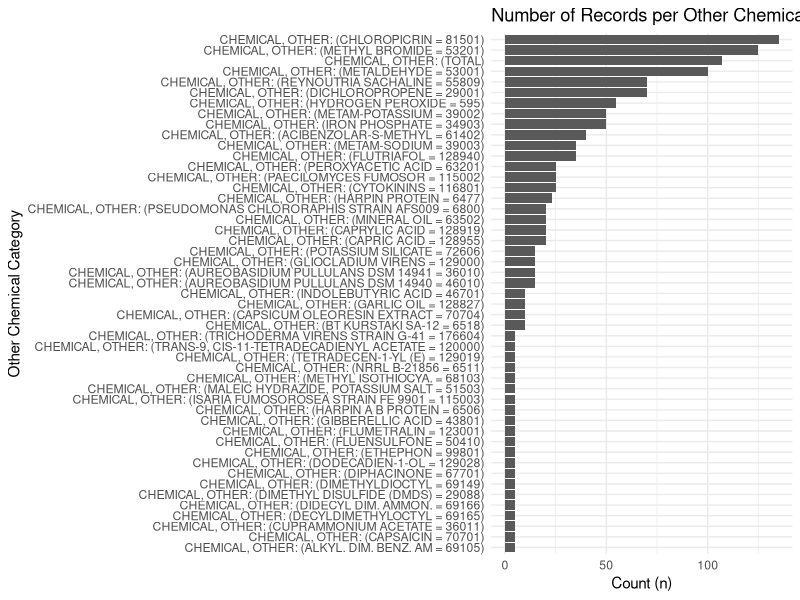
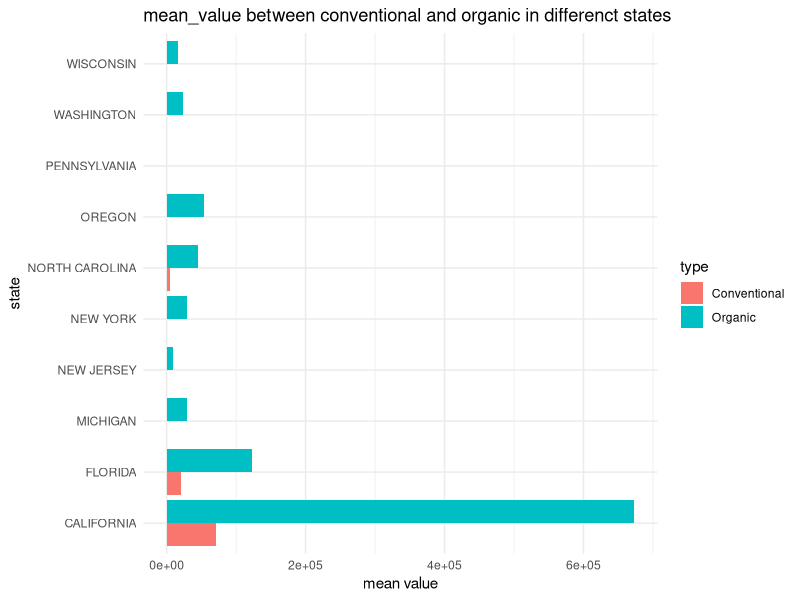
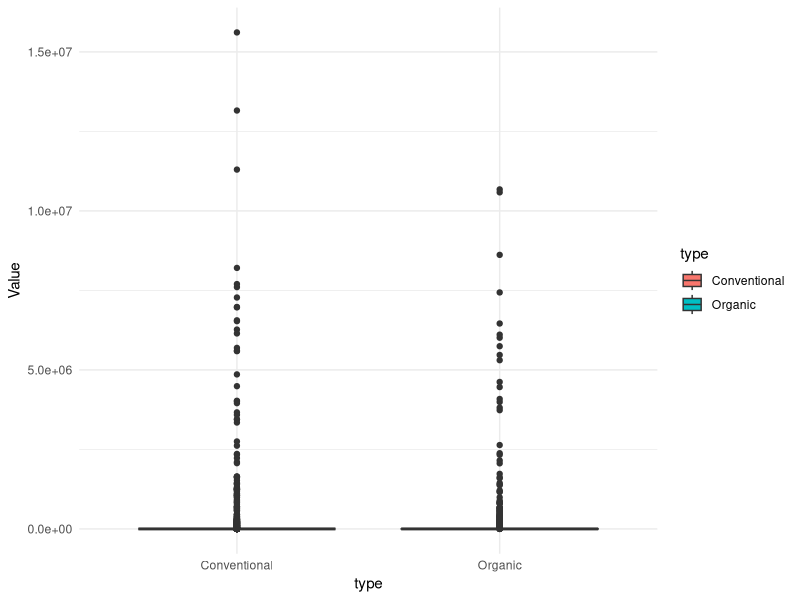

The R script that drew these images, in order:
## ---- chunk 1
library(tidyverse)
df<- read_csv("strawberry raw.csv")
str(df)
df<- df %>% 
  select(where(~!all(is.na(.)))) |> #delete columns with all NA
  select(where(~ n_distinct(.,na.rm = TRUE)>1) ) |>#delete columns with single value, which means no information provided in comparing
  mutate(Year = as.integer(Year),
         Value = str_replace_all(Value, ",", ""),
         Value = as.numeric(Value),
         State = as.factor(State),
         Domain = as.factor(Domain),
         `Domain Category` = as.factor(`Domain Category`)) 
other<- df|> #find those use other chemicals
  filter(Domain == "CHEMICAL, OTHER")
other_che<- other|> #inside the other chemical, group by different other chemicals
  group_by(`Domain Category`)|>
  summarise(mean_value = mean(Value, na.rm = TRUE),
            sd_value = sd(Value, na.rm = TRUE),
            n=n())
view(other_che)
ggplot(other_che,
       aes(x = reorder(`Domain Category`, n),
           y = n)) +
  geom_col() +
  coord_flip() +
  labs(
    title = "Number of Records per Other Chemical Category",
    x = "Other Chemical Category",
    y = "Count (n)") +
  theme_minimal()
df<- df|> #detect whether it's conventional or organic
  mutate(type = case_when(
    str_detect(Domain,"CHEMICAL") ~ "Conventional",
    !str_detect(Domain,"CHEMICAL") ~ "Organic"
  )
  )
organic_vs_convention<- df|>
  group_by(State, type)|>
  summarise(
    mean_value = mean(Value, na.rm = TRUE),
    sd_value = sd(Value, na.rm = TRUE),
    n = n()
  ) |>
  arrange(mean_value)
ggplot(organic_vs_convention,aes(State,mean_value,fill = type))+
  geom_col(position = "dodge")+
  coord_flip()+
  labs(title = "mean_value between conventional and organic in differenct states",
       x = "state",
       y= "mean value")+
  theme_minimal()
ggplot(df, aes(type, Value,fill = type))+
  geom_boxplot() +
  theme_minimal()



